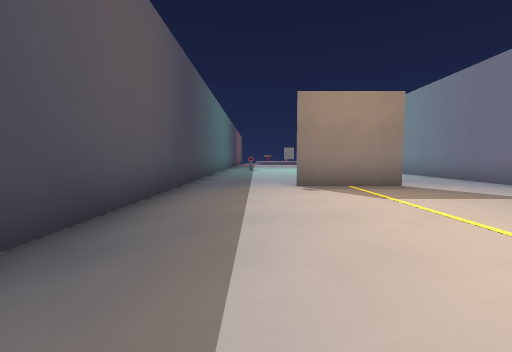
[1] (above)

16 first-person views from a walk through a 3-D level made in the Godot game engine. The camera is 1.2 m above the floor, tilts 4° down and sees 90° across. The floor is counted in squares, 2 m on a side. Each view is taken from the middle of a square. On the plan, view 1 faces up. The plan holds only what a view shows up to about 9 squares ahead; the rest is blank. Characters and animated objects are left out. Door leaves are left out where a doorway can be walked through.

[2]
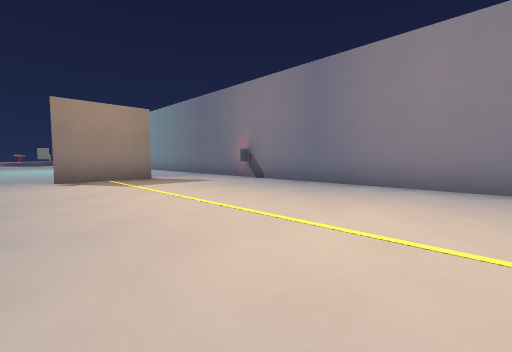

[3]
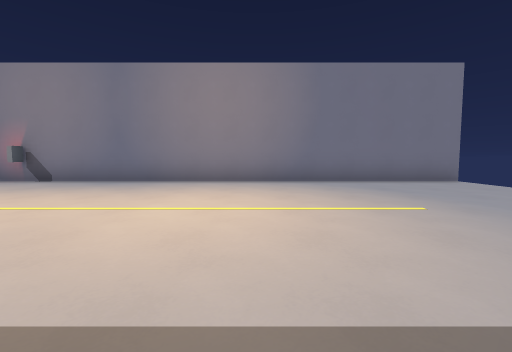

[4]
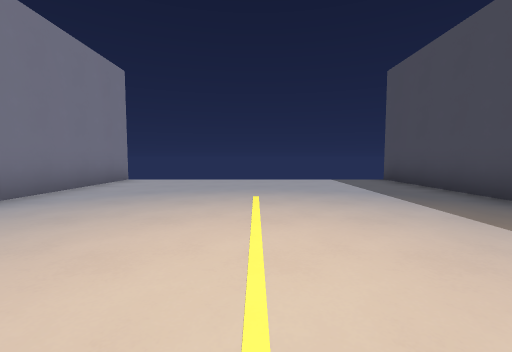

[5]
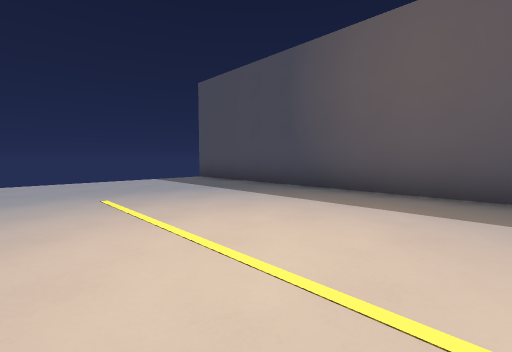

[6]
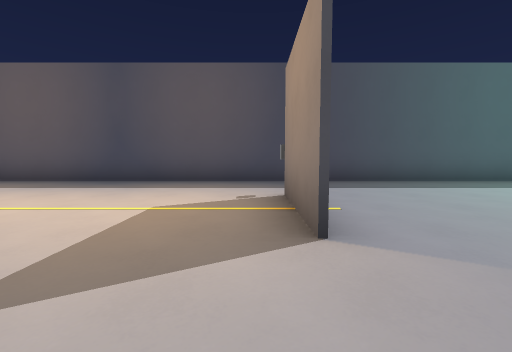

[7]
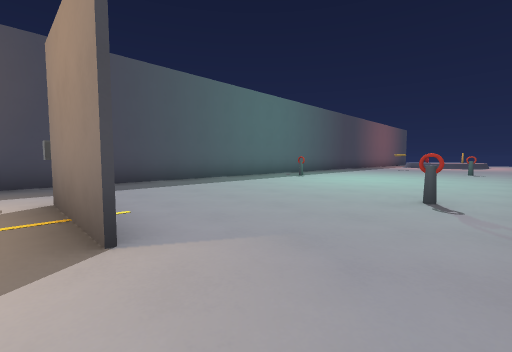

[8]
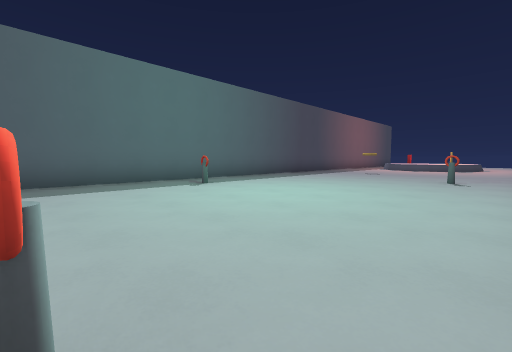

[9]
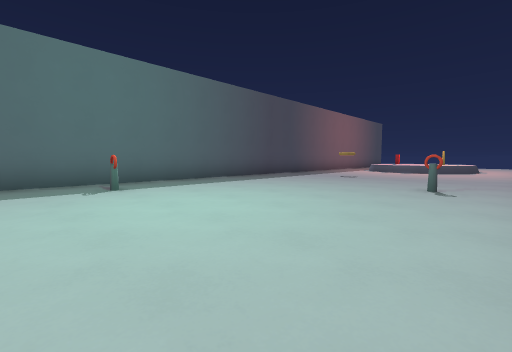

[10]
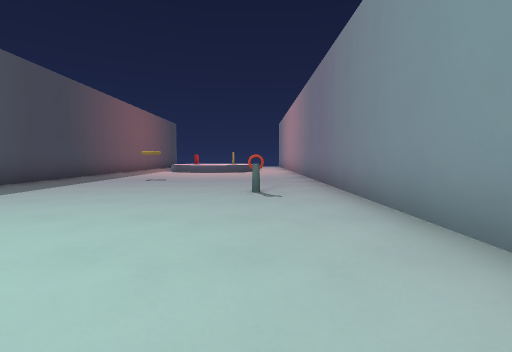

[11]
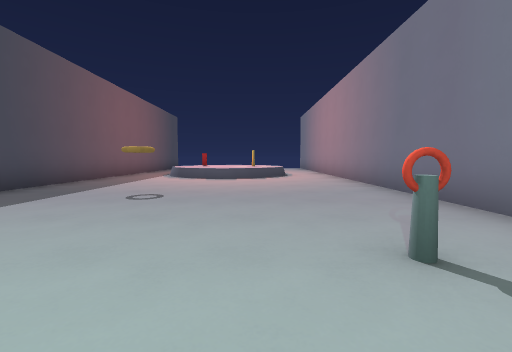

[12]
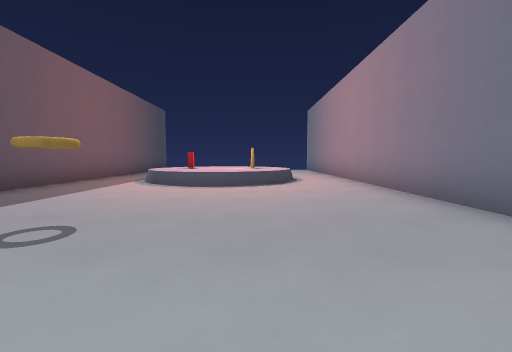

[13]
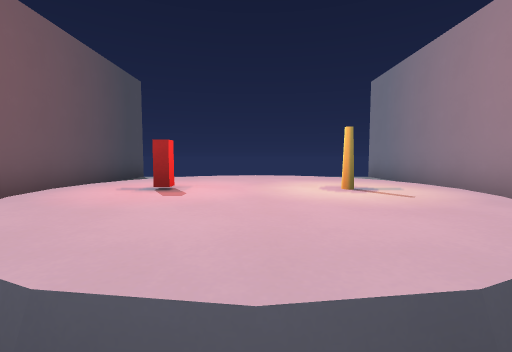

[14]
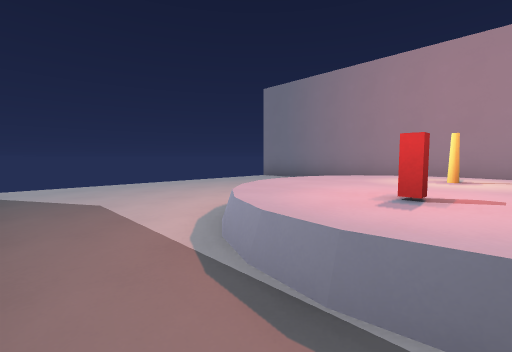

[15]
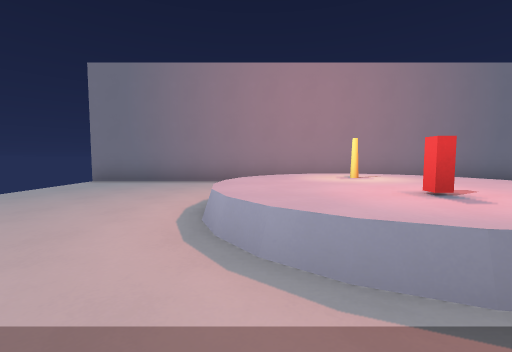

[16]
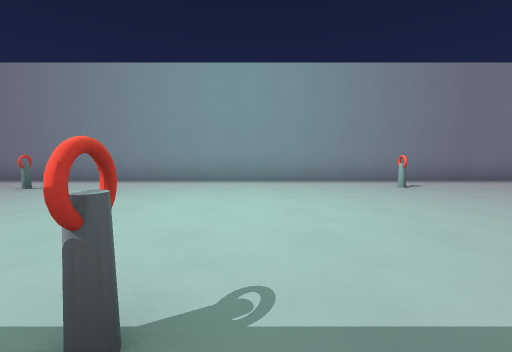

### Floor plan
Key: @ floor where view 1 was taken; # wall or solid block; x gap in a wall; . floor; D open door; ^ raised ledge; B block; O other object.
Columns run from 2 left of view 1 to 6 right of it. Each row starts with its distance up from view 1.
 30 x.......x
 29 #.......#
 28 #.......#
 27 #.......#
 26 #..^^^..#
 25 #.^B^^^.#
 24 #.^B^^^.#
 23 #..^^^..#
 22 #.......#
 21 #.......#
 20 #..ODD..#
 19 #..DDD..#
 18 #.......#
 17 #.......#
 16 #.....O.#
 15 #.......#
 14 #.......#
 13 #.......#
 12 #.O.....#
 11 #.......#
 10 #.......#
  9 #.....O.#
  8 #.......#
  7 #.......#
  6 #.......#
  5 #..###..#
  4 #......B#
  3 #.......#
  2 #.......#
  1 #.......#
  0 #.@.....#
 -1 #.......#
 -2 #.......#
 -3 #.......#
 -4 #.......#
 -5 #.......#
 -6 #.......#
 -7 x.......x

Where each view was taken, in squares from view 1:
view 1: 0 up, 0 right, facing up
view 2: 2 down, 0 right, facing up-right
view 3: 2 down, 1 left, facing right
view 4: 0 up, 2 right, facing down
view 5: 0 up, 3 right, facing down-left
view 6: 5 up, 5 right, facing left
view 7: 5 up, 5 right, facing up-left
view 8: 9 up, 5 right, facing up-left
view 9: 11 up, 5 right, facing up-left
view 10: 12 up, 4 right, facing up
view 11: 15 up, 3 right, facing up
view 12: 17 up, 3 right, facing up
view 13: 22 up, 2 right, facing up
view 14: 24 up, 1 left, facing up-right
view 15: 26 up, 1 left, facing right
view 16: 12 up, 1 left, facing right
